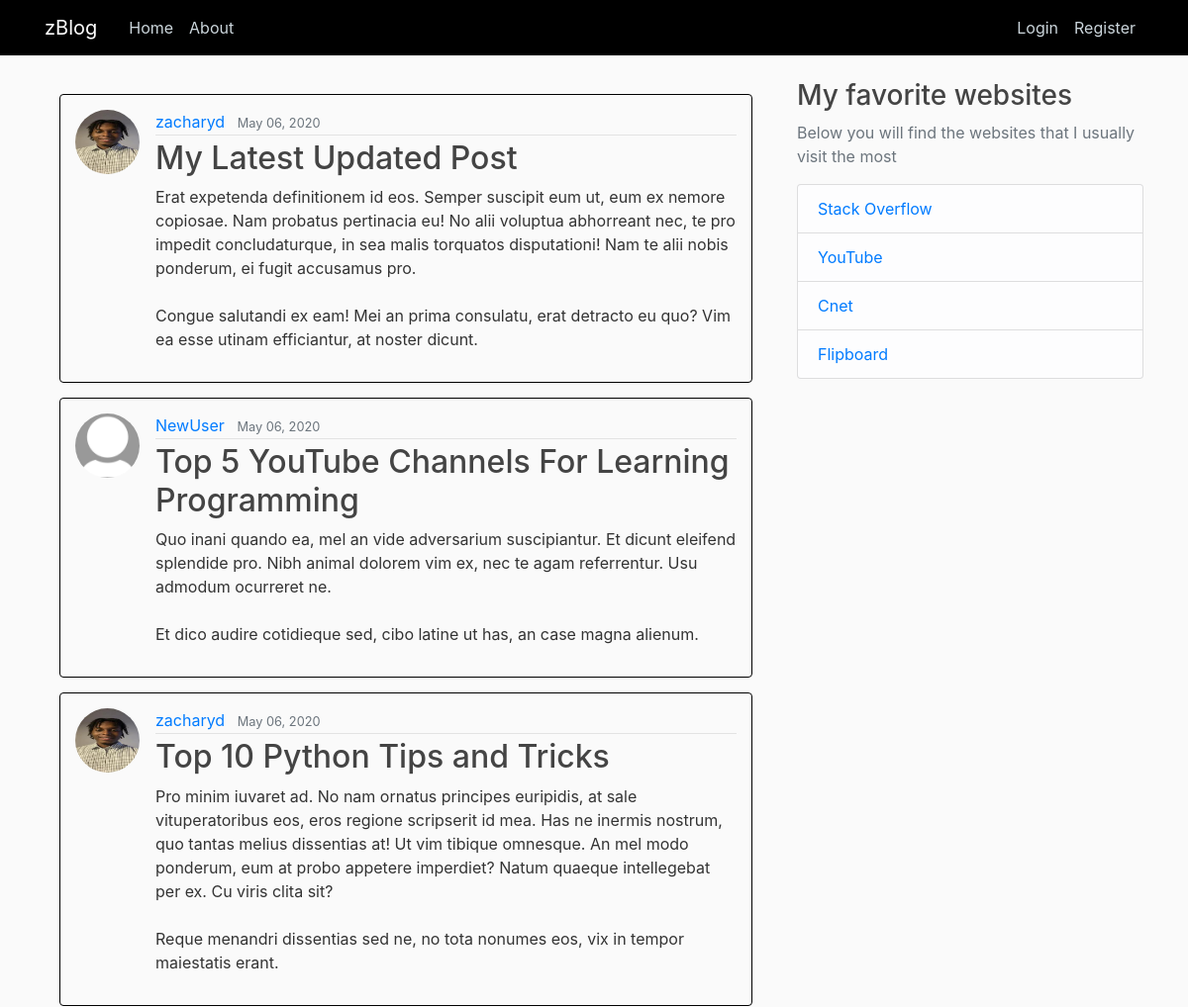
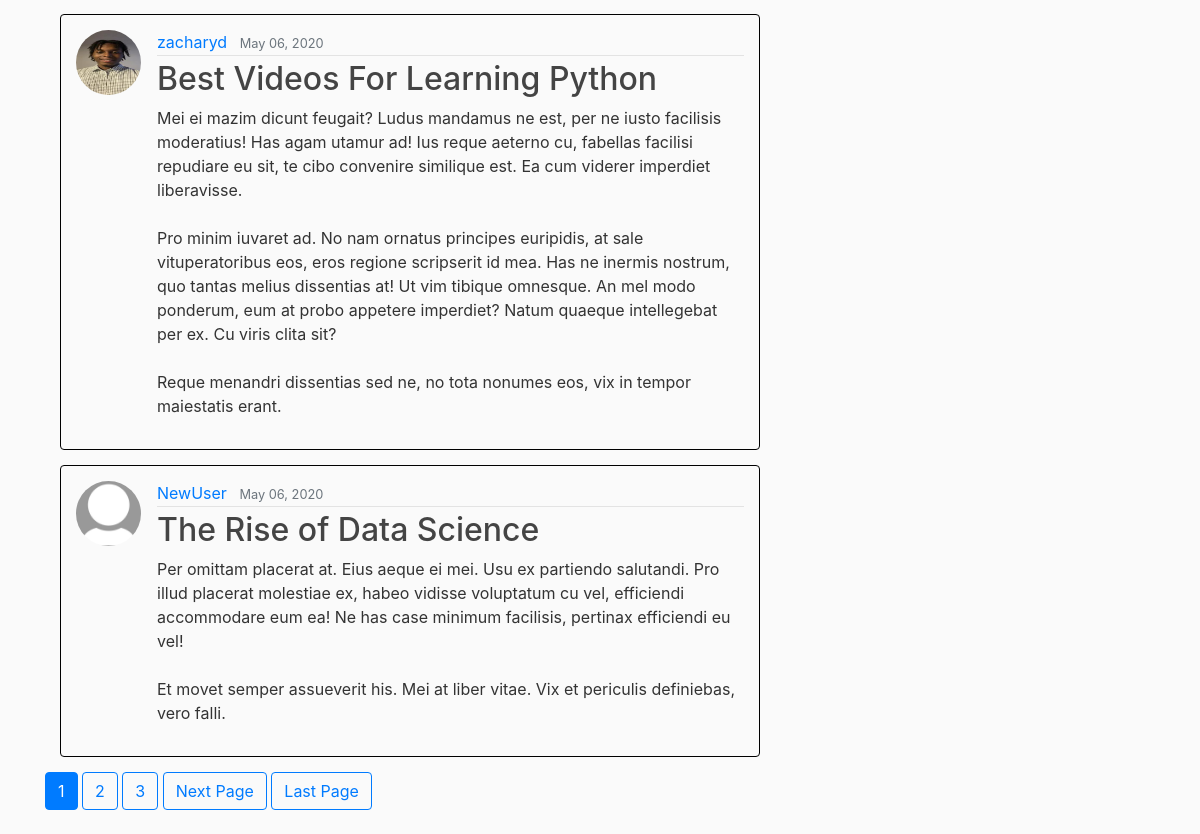
/home/, run on the app's committed database (2 pictures, top to bottom).
### blog/models.py (models this page shows, shortened)
class Post(models.Model):
    title = models.CharField(max_length=100)
    content = models.TextField()
    date_posted = models.DateTimeField(default=timezone.now)
    author = models.ForeignKey(User, on_delete=models.CASCADE)

### users/models.py (models this page shows, shortened)
class Profile(models.Model):
    user = models.OneToOneField(User, on_delete=models.CASCADE)
    image = models.ImageField(default='default.jpg', upload_to='profile_pics')

### blog/views.py (the view)
# urls.py: path('', PostListView.as_view(), name='blog-home'),
class PostListView(ListView):
    model = Post
    template_name = 'blog/home.html'
    context_object_name = 'posts'
    ordering = ['-date_posted']
    paginate_by = 5

### blog/templates/blog/home.html (shortened to what this page needs)
{% extends "blog/base.html" %}
{% block content %}
{%for post in posts%}
<article class="media content-section rounded" style="margin: 15px; padding: 15px; border: 1px solid black">
  <img class='rounded-circle article-img' src="{{ post.author.profile.image.url }}" alt="profile picture">
  <div class="media-body">
    <div class="article-metadata">
      <a class="mr-2" href="{% url 'user-posts' post.author.username %}">{{ post.author }}</a>
      <small class="text-muted">{{ post.date_posted|date:"F d, Y" }}</small>
    </div>
    <h2><a class="article-title" href="{% url 'post-detail' post.id %}">{{ post.title }}</a></h2>
    <p class="article-content">{{ post.content }}</p>
  </div>
</article>
{%endfor%}
{% if is_paginated %}
  {% for num in page_obj.paginator.page_range %}
    {% if page_obj.number == num %}
      <a class='btn btn-primary mb-4' href="?page={{ num }}">{{ num }}</a>
    {% elif num > page_obj.number|add:'-3' and num < page_obj.number|add:'3' %}
      <a class='btn btn-outline-primary mb-4' href="?page={{ num }}">{{ num }}</a>
    {% endif %}
  {% endfor %}
  {% if page_obj.has_next %}
    <a class='btn btn-outline-primary mb-4' href="?page={{ page_obj.next_page_number }}">Next Page</a>
    <a class='btn btn-outline-primary mb-4' href="?page={{ page_obj.paginator.num_pages }}">Last Page</a>
  {% endif %}
{% endif %}
{% endblock content %}

### blog/templates/blog/base.html (shortened to what this page needs)
{% load static %}
<!DOCTYPE html>
<html lang="en" dir="ltr">
<head>
  <link rel="stylesheet" href="https://maxcdn.bootstrapcdn.com/bootstrap/4.0.0/css/bootstrap.min.css"
>
  <link rel="stylesheet" type="text/css" href="{% static 'blog/main.css'%}">
</head>
<body id='main'>
  <header class="site-header">
    <nav class="navbar navbar-expand-md navbar-dark fixed-top" style="background-color: black;">
      <div class="container">
        <a class="navbar-brand mr-4" href="{% url 'blog-home' %}">zBlog</a>
        <div class="collapse navbar-collapse" id="navbarToggle">
          <div class="navbar-nav mr-auto">
            <a class="nav-item nav-link" href="{% url 'blog-home'%}">Home</a>
            <a class="nav-item nav-link" href="{% url 'blog-about'%}">About</a>
          </div>
          <div class="navbar-nav">
            {% if user.is_authenticated %}
            <a class="nav-item nav-link" href="{% url 'post-create' %}">Create Post</a>
            <a class="nav-item nav-link" href="{% url 'profile' %}">Profile</a>
            <a class="nav-item nav-link" href="{% url 'logout' %}">Logout</a>
            {% else %}
            <a class="nav-item nav-link" href="{% url 'login' %}">Login</a>
            <a class="nav-item nav-link" href="{% url 'register' %}">Register</a>
            {% endif %}
          </div>
        </div>
      </div>
    </nav>
  </header>
  <main role="main" class="container">
    <div class="row">
      <div class="col-md-8">
        {% block content %}{% endblock %}
      </div>
      <div class="col-md-4">
        <div class="content-section">
          <h3>My favorite websites</h3>
          <p class='text-muted'>Below you will find the websites that I usually visit the most
            <ul class="list-group">
              <li class="list-group-item list-group-item-light"><a href="https://stackoverflow.com/"
                  target="_blank">Stack Overflow</a></li>
              <li class="list-group-item list-group-item-light"><a href="https://youtube.com"
                  target="_blank">YouTube</a></li>
              <li class="list-group-item list-group-item-light"><a href="https://cnet.com" target="_blank">Cnet</a></li>
              <li class="list-group-item list-group-item-light"><a href="https://flipboard.com"
                  target="_blank">Flipboard</a></li>
            </ul>
          </p>
        </div>
      </div>
    </div>
  </main>
</body>
</html>

### blog/static/blog/main.css (style rules this page uses)
body { background: #fafafa; color: #333333; margin-top: 5rem; width: 100%; }
h1, h2, h3, h4, h5, h6 { color: #444444; }
ul { margin: 0; }
.site-header .navbar-nav .nav-link { color: #cbd5db; }
.article-title { color: #444444; }
.article-content { white-space: pre-line; }
.article-img { height: 65px; width: 65px; margin-right: 16px; }
.article-metadata { padding-bottom: 1px; margin-bottom: 4px; border-bottom: 1px solid #e3e3e3 }

### data on the page
Post: author.profile.image (picture), author "zacharyd", date_posted "May 06, 2020", title "My Latest Updated Post", content "Erat expetenda definitionem id eos. Semper suscipit eum ut, eum ex nemore copiosae. Nam probatus pertinacia eu! No alii voluptua abhorreant nec, te pro impedit concludaturque, in sea malis torquatos disputationi! Nam te alii nobis ponderum, ei fugit accusamus pro. Congue salutandi ex eam! Mei an prima consulatu, erat detracto eu quo? Vim ea esse utinam efficiantur, at noster dicunt."
Post: author.profile.image (placeholder picture), author "NewUser", date_posted "May 06, 2020", title "Top 5 YouTube Channels For Learning Programming", content "Quo inani quando ea, mel an vide adversarium suscipiantur. Et dicunt eleifend splendide pro. Nibh animal dolorem vim ex, nec te agam referrentur. Usu admodum ocurreret ne. Et dico audire cotidieque sed, cibo latine ut has, an case magna alienum."
Post: author.profile.image (picture), author "zacharyd", date_posted "May 06, 2020", title "Top 10 Python Tips and Tricks", content "Pro minim iuvaret ad. No nam ornatus principes euripidis, at sale vituperatoribus eos, eros regione scripserit id mea. Has ne inermis nostrum, quo tantas melius dissentias at! Ut vim tibique omnesque. An mel modo ponderum, eum at probo appetere imperdiet? Natum quaeque intellegebat per ex. Cu viris clita sit? Reque menandri dissentias sed ne, no tota nonumes eos, vix in tempor maiestatis erant."
Post: author.profile.image (picture), author "zacharyd", date_posted "May 06, 2020", title "Best Videos For Learning Python", content "Mei ei mazim dicunt feugait? Ludus mandamus ne est, per ne iusto facilisis moderatius! Has agam utamur ad! Ius reque aeterno cu, fabellas facilisi repudiare eu sit, te cibo convenire similique est. Ea cum viderer imperdiet liberavisse. Pro minim iuvaret ad. No nam ornatus principes euripidis, at sale vituperatoribus eos, eros regione scripserit id mea. Has ne inermis nostrum, quo tantas melius dissentias at! Ut vim tibique omnesque. An mel modo ponderum, eum at probo appetere imperdiet? Natum quaeque intellegebat per ex. Cu viris clita sit? Reque menandri dissentias sed ne, no tota nonumes eos, vix in tempor maiestatis erant."
Post: author.profile.image (placeholder picture), author "NewUser", date_posted "May 06, 2020", title "The Rise of Data Science", content "Per omittam placerat at. Eius aeque ei mei. Usu ex partiendo salutandi. Pro illud placerat molestiae ex, habeo vidisse voluptatum cu vel, efficiendi accommodare eum ea! Ne has case minimum facilisis, pertinax efficiendi eu vel! Et movet semper assueverit his. Mei at liber vitae. Vix et periculis definiebas, vero falli."

### other printed values
{{ num }} "1"
{{ num }} "2" "3"
